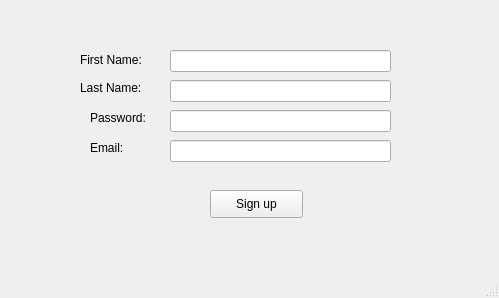
<?xml version="1.0" encoding="UTF-8"?>
<ui version="4.0">
 <class>MainWindow</class>
 <widget class="QMainWindow" name="MainWindow">
  <property name="geometry">
   <rect>
    <x>0</x>
    <y>0</y>
    <width>499</width>
    <height>298</height>
   </rect>
  </property>
  <property name="windowTitle">
   <string>MainWindow</string>
  </property>
  <widget class="QWidget" name="centralwidget">
   <widget class="QLabel" name="label">
    <property name="geometry">
     <rect>
      <x>80</x>
      <y>50</y>
      <width>91</width>
      <height>20</height>
     </rect>
    </property>
    <property name="text">
     <string>First Name:</string>
    </property>
   </widget>
   <widget class="QLineEdit" name="password">
    <property name="geometry">
     <rect>
      <x>170</x>
      <y>110</y>
      <width>221</width>
      <height>22</height>
     </rect>
    </property>
   </widget>
   <widget class="QLabel" name="label_2">
    <property name="geometry">
     <rect>
      <x>90</x>
      <y>110</y>
      <width>61</width>
      <height>16</height>
     </rect>
    </property>
    <property name="text">
     <string>Password:</string>
    </property>
   </widget>
   <widget class="QLineEdit" name="first_name">
    <property name="geometry">
     <rect>
      <x>170</x>
      <y>50</y>
      <width>221</width>
      <height>22</height>
     </rect>
    </property>
   </widget>
   <widget class="QPushButton" name="Signup_button">
    <property name="geometry">
     <rect>
      <x>210</x>
      <y>190</y>
      <width>93</width>
      <height>28</height>
     </rect>
    </property>
    <property name="text">
     <string>Sign up</string>
    </property>
   </widget>
   <widget class="QLineEdit" name="email">
    <property name="geometry">
     <rect>
      <x>170</x>
      <y>140</y>
      <width>221</width>
      <height>22</height>
     </rect>
    </property>
   </widget>
   <widget class="QLabel" name="label_3">
    <property name="geometry">
     <rect>
      <x>90</x>
      <y>140</y>
      <width>61</width>
      <height>16</height>
     </rect>
    </property>
    <property name="text">
     <string>Email:</string>
    </property>
   </widget>
   <widget class="QLineEdit" name="last_name">
    <property name="geometry">
     <rect>
      <x>170</x>
      <y>80</y>
      <width>221</width>
      <height>22</height>
     </rect>
    </property>
   </widget>
   <widget class="QLabel" name="label_4">
    <property name="geometry">
     <rect>
      <x>80</x>
      <y>80</y>
      <width>71</width>
      <height>16</height>
     </rect>
    </property>
    <property name="text">
     <string>Last Name:</string>
    </property>
   </widget>
  </widget>
  <widget class="QMenuBar" name="menubar">
   <property name="geometry">
    <rect>
     <x>0</x>
     <y>0</y>
     <width>499</width>
     <height>26</height>
    </rect>
   </property>
  </widget>
  <widget class="QStatusBar" name="statusbar"/>
 </widget>
 <resources/>
 <connections/>
</ui>
